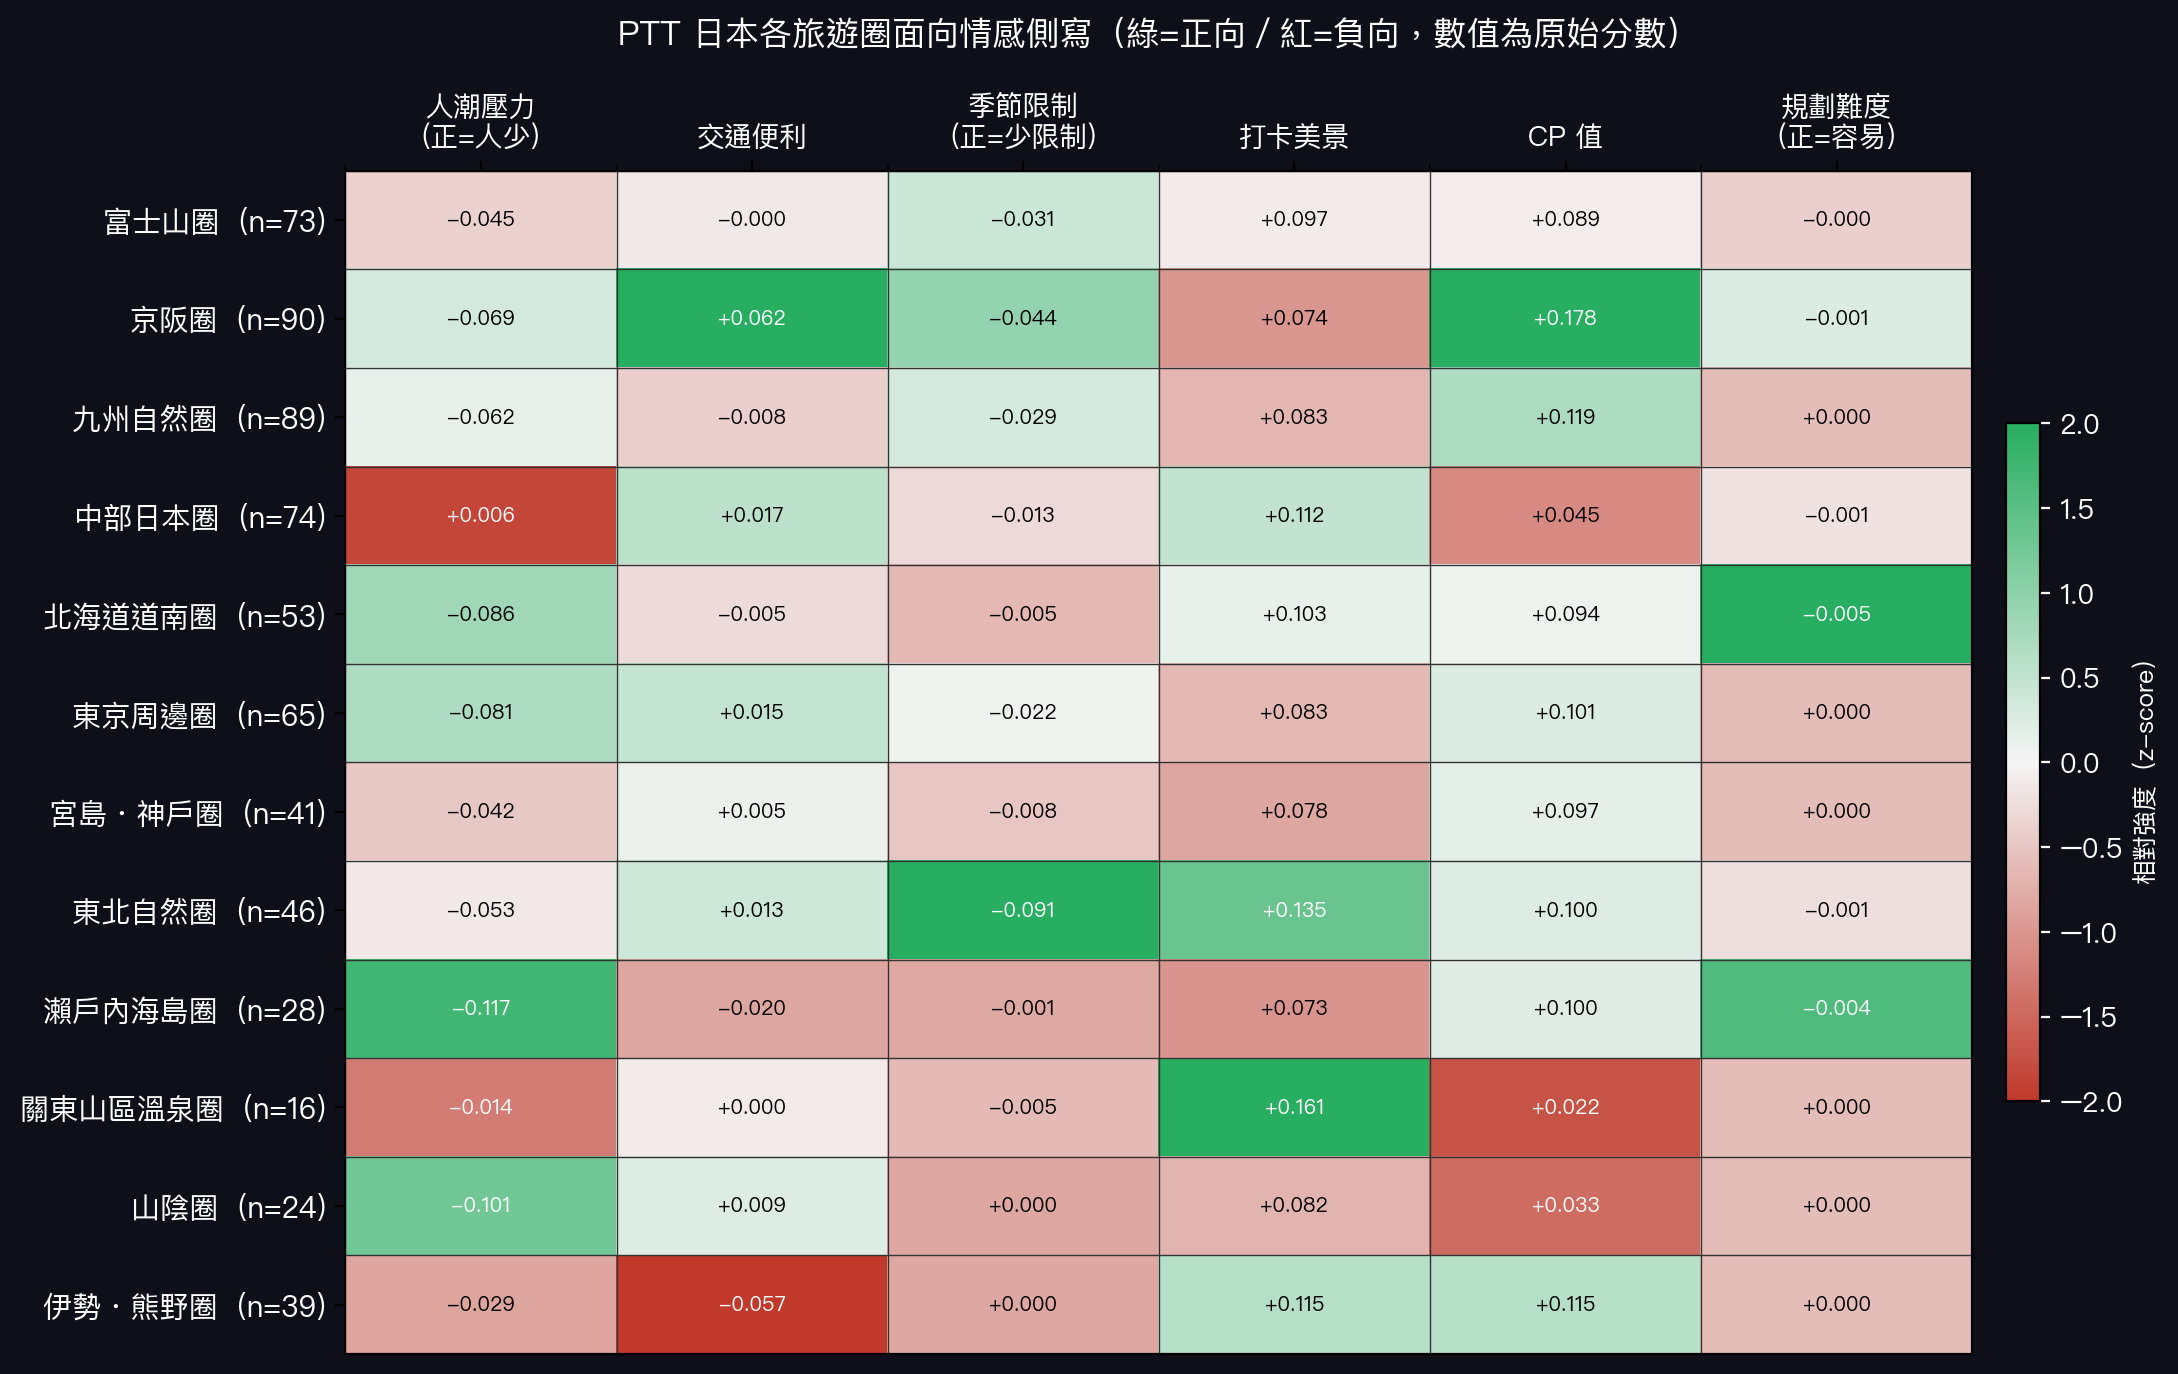

Generate this figure with Python:
"""
各旅遊圈面向情感分析（Cluster-level ABSA）
輸出：cluster_absa.png
"""

import sqlite3
import numpy as np
import matplotlib
matplotlib.use("Agg")
matplotlib.rcParams["font.family"] = "PingFang HK"
import matplotlib.pyplot as plt
import matplotlib.colors as mcolors

DB_PATH    = "japan_travel.db"
OUTPUT_PNG = "cluster_absa.png"

CLUSTER_LABELS = {
    6:  "富士山圈",
    7:  "京阪圈",
    4:  "九州自然圈",
    17: "中部日本圈",
    2:  "北海道道南圈",
    5:  "東京周邊圈",
    1:  "宮島・神戶圈",
    3:  "東北自然圈",
    25: "瀨戶內海島圈",
    21: "關東山區溫泉圈",
    13: "山陰圈",
    0:  "伊勢・熊野圈",
}

DIM_LABELS = {
    "dim_crowd":    "人潮壓力\n(正=人少)",
    "dim_access":   "交通便利",
    "dim_seasonal": "季節限制\n(正=少限制)",
    "dim_photo":    "打卡美景",
    "dim_value":    "CP 值",
    "dim_planning": "規劃難度\n(正=容易)",
}


def load_data(conn):
    rows = conn.execute("""
        SELECT sc.cluster_id, COUNT(*) as n,
               AVG(ss.dim_crowd)    as crowd,
               AVG(ss.dim_access)   as access,
               AVG(ss.dim_seasonal) as seasonal,
               AVG(ss.dim_photo)    as photo,
               AVG(ss.dim_value)    as value,
               AVG(ss.dim_planning) as planning
        FROM spot_sentiment ss
        JOIN spot_clusters sc ON ss.spot = sc.spot
        WHERE sc.cluster_id IN ({})
        GROUP BY sc.cluster_id
    """.format(",".join(str(k) for k in CLUSTER_LABELS))).fetchall()
    return rows


def main():
    conn = sqlite3.connect(DB_PATH)
    rows = load_data(conn)
    conn.close()

    dim_keys = list(DIM_LABELS.keys())
    cluster_order = [6, 7, 4, 17, 2, 5, 1, 3, 25, 21, 13, 0]

    row_map = {r[0]: r for r in rows}
    matrix = []
    y_labels = []

    for cid in cluster_order:
        if cid not in row_map:
            continue
        r = row_map[cid]
        n = r[1]
        vals = [r[2], r[3], r[4], r[5], r[6], r[7]]
        # seasonal: 負值代表限制高 → 反轉讓正 = 好
        vals[2] = -vals[2]
        # crowd: 原本負=人多 → 反轉讓正 = 人少（舒適）
        vals[0] = -vals[0]
        # planning: 負值代表難規劃 → 反轉
        vals[5] = -vals[5]
        matrix.append(vals)
        y_labels.append(f"{CLUSTER_LABELS[cid]}  (n={n})")

    matrix = np.array(matrix)

    # 對每個維度做 z-score 正規化，讓顏色相對比較
    for j in range(matrix.shape[1]):
        col = matrix[:, j]
        std = col.std()
        if std > 1e-9:
            matrix[:, j] = (col - col.mean()) / std

    fig, ax = plt.subplots(figsize=(11, 7), facecolor="#0f0f1a")
    ax.set_facecolor("#0f0f1a")

    cmap = mcolors.LinearSegmentedColormap.from_list(
        "rg", ["#c0392b", "#f5f5f5", "#27ae60"]
    )
    im = ax.imshow(matrix, aspect="auto", cmap=cmap, vmin=-2, vmax=2)

    # 格線
    ax.set_xticks(np.arange(len(dim_keys)) - 0.5, minor=True)
    ax.set_yticks(np.arange(len(y_labels)) - 0.5, minor=True)
    ax.grid(which="minor", color="#333", linewidth=0.5)
    ax.tick_params(which="minor", bottom=False, left=False)

    ax.set_xticks(range(len(dim_keys)))
    ax.set_xticklabels(
        [DIM_LABELS[k] for k in dim_keys],
        color="white", fontsize=10,
    )
    ax.set_yticks(range(len(y_labels)))
    ax.set_yticklabels(y_labels, color="white", fontsize=10.5)
    ax.xaxis.tick_top()

    # 數值標注
    raw_rows = load_data(sqlite3.connect(DB_PATH))
    raw_map = {r[0]: r for r in raw_rows}
    for i, cid in enumerate([c for c in cluster_order if c in row_map]):
        r = raw_map[cid]
        raw_vals = [r[2], r[3], r[4], r[5], r[6], r[7]]
        for j, v in enumerate(raw_vals):
            ax.text(j, i, f"{v:+.3f}", ha="center", va="center",
                    fontsize=7.5, color="black" if abs(matrix[i, j]) < 1.2 else "white")

    cbar = plt.colorbar(im, ax=ax, fraction=0.02, pad=0.02)
    cbar.ax.set_ylabel("相對強度（z-score）", color="white", fontsize=9)
    cbar.ax.yaxis.set_tick_params(color="white")
    plt.setp(cbar.ax.yaxis.get_ticklabels(), color="white")

    ax.set_title(
        "PTT 日本各旅遊圈面向情感側寫（綠=正向／紅=負向，數值為原始分數）",
        color="white", fontsize=12, pad=18,
    )

    plt.tight_layout()
    plt.savefig(OUTPUT_PNG, dpi=200, bbox_inches="tight", facecolor=fig.get_facecolor())
    plt.close()
    print(f"輸出：{OUTPUT_PNG}")

    # 印出文字摘要
    print("\n各旅遊圈面向摘要（原始分數）")
    print(f"{'旅遊圈':<16} {'人潮':>6} {'交通':>6} {'季節':>6} {'打卡':>6} {'CP值':>6} {'規劃':>6}")
    print("-" * 58)
    for cid in cluster_order:
        if cid not in raw_map:
            continue
        r = raw_map[cid]
        print(f"{CLUSTER_LABELS[cid]:<16} "
              f"{r[2]:>+6.3f} {r[3]:>+6.3f} {r[4]:>+6.3f} "
              f"{r[5]:>+6.3f} {r[6]:>+6.3f} {r[7]:>+6.3f}")


if __name__ == "__main__":
    main()
